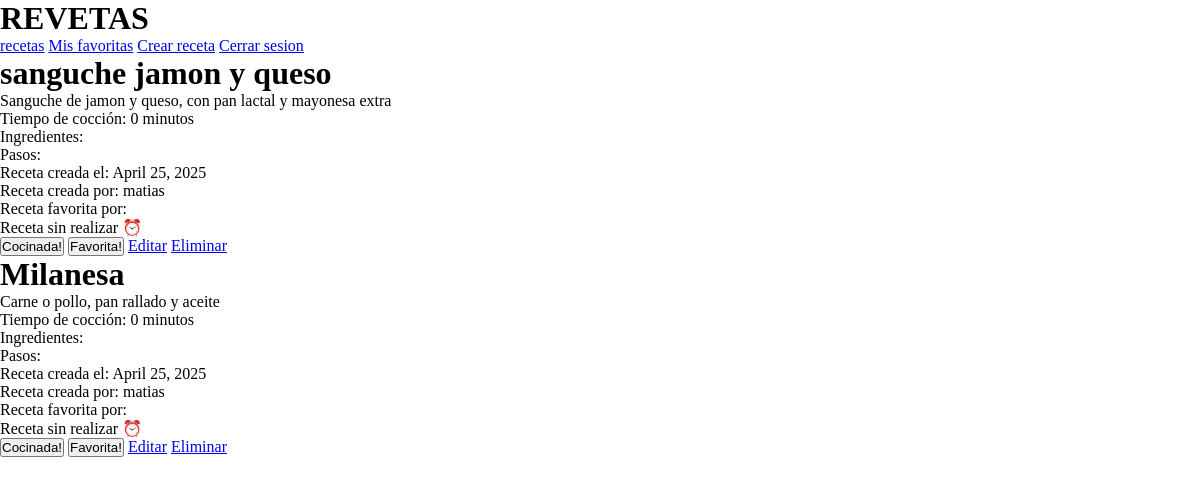
Page /recetas/ on the earlier database version.
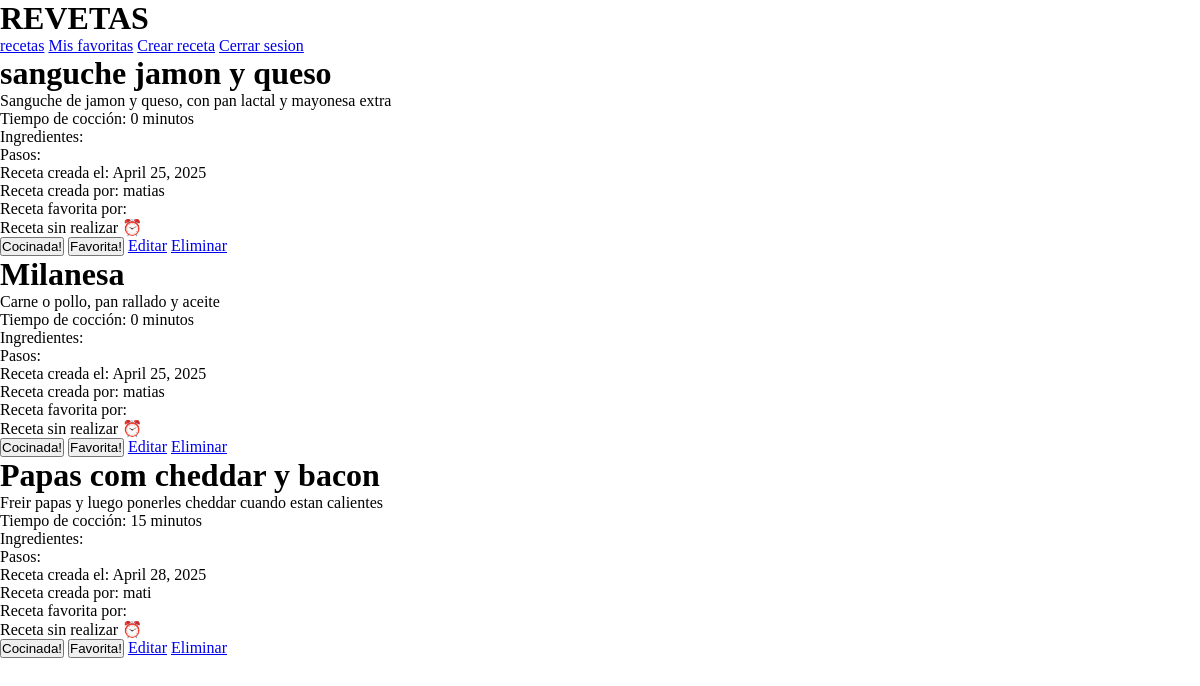
Same page on the later database version.
### tasks/models.py (models this page shows, shortened)
class Receta(models.Model):
    title = models.CharField(max_length=255)
    description = models.TextField()
    user = models.ForeignKey(Usuario,on_delete=models.CASCADE)
    coccion = models.IntegerField(default=0)
    cooked = models.BooleanField(default=False)
    favs = models.BooleanField(default=False)
    date = models.DateField(default=timezone.now)

### user_login/models.py (models this page shows)
class Usuario(models.Model):
    name = models.CharField(max_length=255)
    passwd = models.CharField(max_length=255)

### tasks/views.py (the view)
# urls.py: path('recetas/',recetas),
def recetas(request):
    recetas = Receta.objects.all()
    return render(request,'recetas.html',{'recetas':recetas})

### tasks/templates/recetas.html (shortened to what this page needs)
{% extends 'main.html' %}
{% block content %}
    {% for receta in recetas %}
    <div>
        <div>
            <h1>{{receta.title}}</h1>
            <p>{{receta.description}}</p>
            <p>Tiempo de cocción: {{receta.coccion}} minutos</p>
            <p>Ingredientes:</p>
            <p>Pasos:</p>
            <p>Receta creada el: {{receta.date}}</p>
            <p>Receta creada por: {{receta.user.name}}</p>
            <p>Receta favorita por:</p>
        </div>
        {% if receta.cooked == False%}
        <p>Receta sin realizar ⏰</p>
        {% else %}
        <p>Receta cocinada! ✅</p>
        {% endif %}
        <button> Cocinada! </button>
        <button> Favorita!</button>
        <a href="{% url 'editar_receta' receta.id %}"> Editar</a>
        <a href="{% url 'eliminar_receta' receta.id %}">Eliminar</a>
    </div>
    {% endfor %}
{% endblock %}

### tasks/templates/main.html (shortened to what this page needs)
{% load static %}
<!DOCTYPE html>
<html lang="es">
<head>
    <link rel="stylesheet" href="{% static 'styles/main.css' %}">
</head>
<body>
    <header>
        <div class="nav">
            <h1>REVETAS {{title}}</h1>
            <a href="/recetas/">recetas</a>
            <a href="/favoritas/">Mis favoritas</a>
            <a href="/nueva/">Crear receta</a>
            <a href="/logout/">Cerrar sesion</a>
        </div>
    </header>
    <main>
        {% block content %}
        {% endblock %}
    </main>
</body>
</html>

### tasks/static/styles/main.css (style rules this page uses)
* { margin: 0%; padding: 0%; box-sizing: border-box; }

Differences in the rows shown:
added Receta: title "Papas com cheddar y bacon", description "Freir papas y luego ponerles cheddar cuando estan calientes", coccion "15", date "April 28, 2025", user.name "mati", cooked "Receta sin realizar ⏰"
